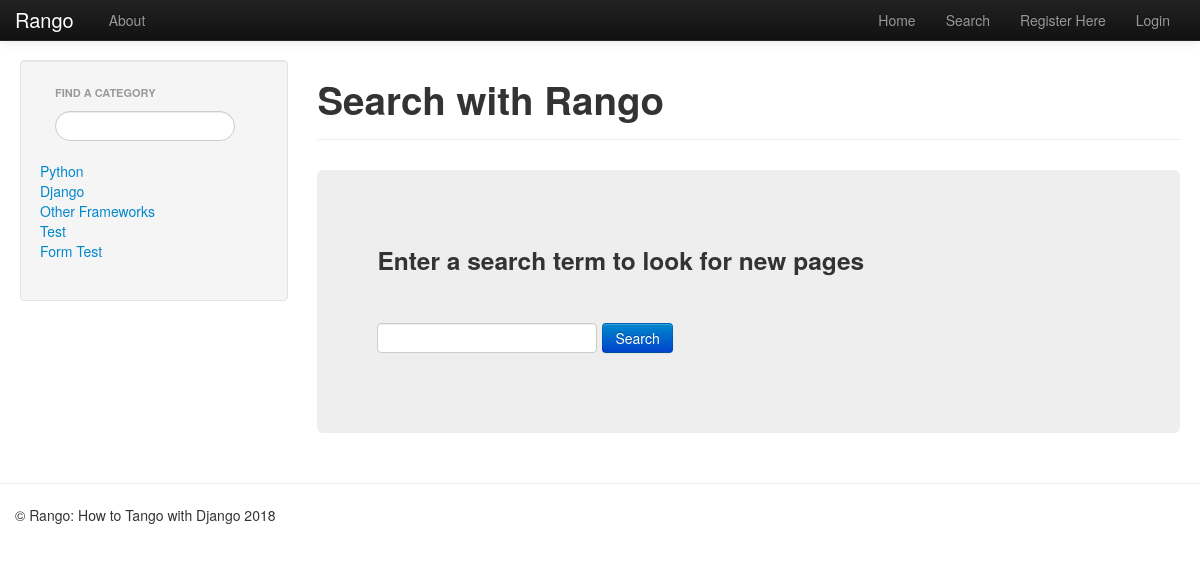
Page /rango/search/ on the committed database.
### rango/models.py (models this page shows, shortened)
class Category(models.Model):
    name = models.CharField(max_length=128, unique=True)
    views = models.IntegerField(default=0)
    likes = models.IntegerField(default=0)
    slug = models.SlugField()

### rango/views.py (the view)
def search(request):
    result_list = []
    if request.method == 'POST':
        query = request.POST['query'].strip()
        if query:
            result_list = run_query(query)
    return render(request, 'rango/search.html', {'result_list': result_list})

### rango/templatetags/rango_extras.py (called while the page is built)
@register.inclusion_tag('rango/cats.html')
def get_category_list(cat=None):
    return {'cats': Category.objects.all(), 'act_cat': cat}

### templates/rango/search.html (shortened to what this page needs)
{% extends "base.html" %}
{% load staticfiles %}
{% block body_block %}
  <div class="page-header">
    <h1>Search with Rango</h1>
  </div>
  <div class="hero-unit">
    <h3>Enter a search term to look for new pages</h3>
    <div class="panel panel-body">
      <br />
      <form class="form-inline" id="user_form" method="post" action="{% url 'search' %}">
        <input class="form-control" type="text" size="50" name="query" value="" id="query" />
        <input class="btn btn-primary" type="submit" name="submit" value="Search" />
        <br />
      </form>
      </div>
    </div>
{% endblock %}

### templates/rango/cats.html
<ul class="nav nav-sidebar">
{% if cats %}
  {% for c in cats %}
    <li><a href="{% url 'category' c.slug %}">{{ c.name }}</a></li>
  {% endfor %}
{% else %}
  <li><strong>There are no categories present.</strong></li>
{% endif %}
</ul>

### rows in the picture
Category: name "Python"
Category: name "Django"
Category: name "Other Frameworks"
Category: name "Test"
Category: name "Form Test"
